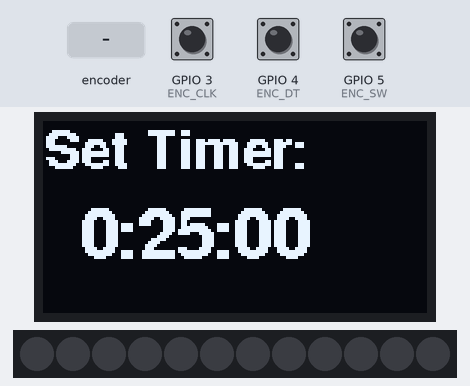
The program below on a simulated Seeed XIAO ESP32-C3. Parts: 128×64 one-colour display, 12 RGB LEDs in strip order, left to right. The test bench sets the inputs (shaded band); at power-on: GPIO 5 (ENC_SW) HIGH, GPIO 3 (ENC_CLK) HIGH, GPIO 4 (ENC_DT) HIGH. Dim RGB values are drawn brighter than linear; EEPROM starts erased; what the program prints to the serial monitor is not drawn. At 23.3 s the program puts the board to deep sleep or switches it off; the recording ends there.

Above: at 1.2 s.
1.3 s: rotary encoder on GPIO 3 (ENC_CLK) / GPIO 4 (ENC_DT) turned 1 step (first pin leading)
At 2.9 s:
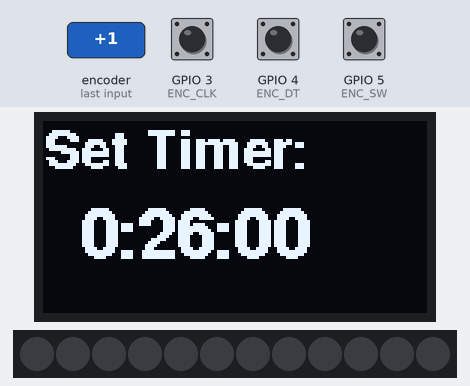
3.4 s: GPIO 5 (ENC_SW) pulled LOW for 0.15 s
At 5.4 s:
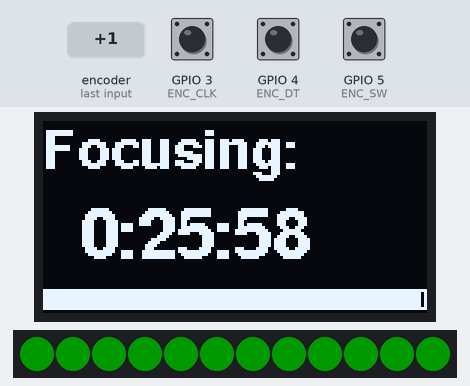
6.5 s: GPIO 5 (ENC_SW) pulled LOW for 0.15 s
At 7.6 s:
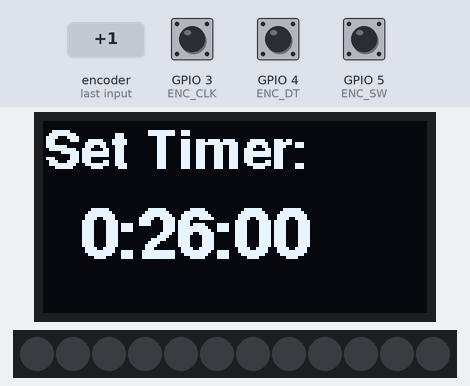
8.4 s: rotary encoder on GPIO 3 (ENC_CLK) / GPIO 4 (ENC_DT) turned 2 steps (second pin leading)
At 9.05 s:
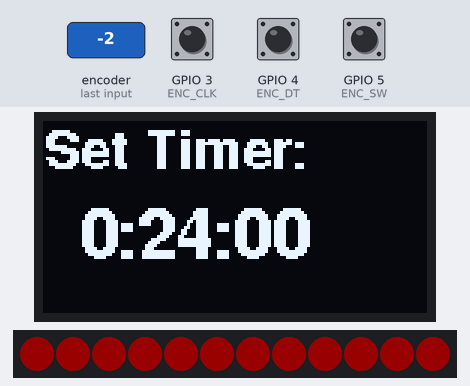
10.7 s: GPIO 5 (ENC_SW) pulled LOW for 1 s
At 12.8 s:
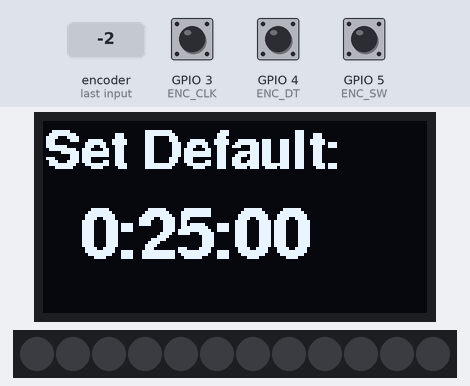
13.2 s: rotary encoder on GPIO 3 (ENC_CLK) / GPIO 4 (ENC_DT) turned 1 step (first pin leading)
At 13.75 s:
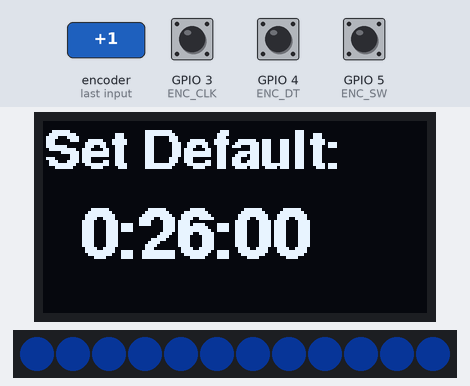
Timing chart, 0 to 16.2 s (numbered marks = the images above; inputs shaded):
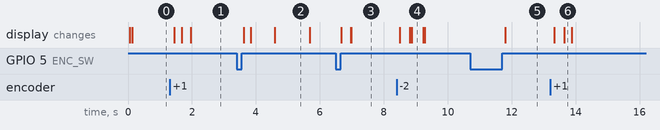

Measured:
- after the input at 1.3 s, the display: changes after 0.14 s (image 1)
- after the input at 3.4 s, the display: first changes after 0.22 s (image 2 shows a later state)
- after the input at 6.5 s, the display: first differs from a run without the input after 0.47 s (image 3 shows a later state)
- after the input at 8.4 s, the display: first changes after 0.10 s (image 4 shows a later state)
- after the input at 10.7 s, the display: changes after 1.1 s (image 5)
- after the input at 13.2 s, the display: first changes after 0.12 s (image 6 shows a later state)
- what the display in image 2 shows lasts 1.1 s, from 4.6 s to 5.7 s

The program:

main.cpp
```cpp
#include <Arduino.h>
#include <FastLED.h>
#include <Wire.h>
#include <esp_sleep.h>
#include <Preferences.h>

// ── Adafruit Display Libraries ───────────────────────────────
#include <Adafruit_GFX.h>
#include <Adafruit_SH110X.h>
#include <Fonts/FreeSansBold9pt7b.h>
#include <Fonts/FreeSansBold12pt7b.h>

// ── NeoPixel Config ──────────────────────────────────────────
#define NUM_LEDS      12
#define LED_PIN       D0
#define BRIGHTNESS    25

// ── Encoder Config ───────────────────────────────────────────
#define ENC_CLK       D1
#define ENC_DT        D2
#define ENC_SW        D3

// ── Tuning ───────────────────────────────────────────────────
#define FADE_DURATION_MS  300
#define MAX_SECONDS       14400
#define INCREMENT_SECONDS 60
#define SLEEP_TIMEOUT_MS  10000
#define LONG_PRESS_MS     800

// ── Encoder Debounce/Sensitivity ─────────────────────────────
#define PULSES_PER_ACTION 4

// ── OLED Config ──────────────────────────────────────────────
// 1.3 inch 128x64 SH1106 display
// SH1106 has 132 columns internally but displays 128.
// The Adafruit_SH1106G driver handles the 2-pixel column offset automatically.
#define SCREEN_WIDTH  128
#define SCREEN_HEIGHT 64
#define OLED_RESET    -1  // No dedicated reset pin on XIAO / QT-PY

// ── FIX: Use Adafruit_SH1106G (NOT SSD1306) for 1.3" SH1106 displays ────────
// SSD1306 driver skips the 2-pixel column offset → causes warped/stretched output
Adafruit_SH1106G display = Adafruit_SH1106G(SCREEN_WIDTH, SCREEN_HEIGHT, &Wire, OLED_RESET);

// ── State Machine ────────────────────────────────────────────
enum TimerState { SETTING, RUNNING, FINISHED, CONFIG_DEFAULT_TIME };
TimerState currentState = SETTING;

unsigned long timerStartTime   = 0;
unsigned long timerDurationMs  = 0;
unsigned long timeRemainingMs  = 0;

// Setting phase color tracking
CRGB currentSettingColor  = CRGB(0, 0, 0);
CRGB targetSettingColor   = CRGB(0, 0, 0);
unsigned long lastSettingChangeTime = 0;
int lastSettingVal = 0;

// Inactivity tracking for deep sleep
unsigned long lastActivityTime = 0;

// Non-volatile storage
Preferences preferences;
unsigned int defaultSeconds = 1500; // 25 min fallback

// RTC memory — survives deep sleep
RTC_DATA_ATTR int rtcSavedSeconds = 1500;

// ── Globals ──────────────────────────────────────────────────
CRGB leds[NUM_LEDS];

volatile bool shortPressFlag = false;
volatile bool longPressFlag  = false;
volatile int  rawPulses      = 0;
volatile int  encoderSeconds = 1500;

// Per-LED fade state
uint8_t targetBrightness[NUM_LEDS];
uint8_t currentBrightness[NUM_LEDS];
unsigned long fadeStartTime[NUM_LEDS];
uint8_t fadeStartBrightness[NUM_LEDS];

// ── Button press timestamps (set in ISR, evaluated in loop) ──
// FIX: Don't compute millis()-based duration inside ISR — millis() is unreliable
// inside interrupts on ESP32. Record timestamps only; evaluate in loop().
volatile unsigned long buttonPressStartMs   = 0;
volatile unsigned long buttonReleaseMs      = 0;
volatile bool          buttonReleaseFlag    = false;

// ── Encoder ISR ──────────────────────────────────────────────
void IRAM_ATTR onEncoderTick() {
    static uint8_t lastState = 0b11;

    uint8_t clk   = digitalRead(ENC_CLK);
    uint8_t dt    = digitalRead(ENC_DT);
    uint8_t state = (clk << 1) | dt;

    if (state == lastState) return;

    if ((lastState == 0b11 && state == 0b01) ||
        (lastState == 0b01 && state == 0b00) ||
        (lastState == 0b00 && state == 0b10) ||
        (lastState == 0b10 && state == 0b11)) {
        rawPulses++;
    } else if ((lastState == 0b11 && state == 0b10) ||
               (lastState == 0b10 && state == 0b00) ||
               (lastState == 0b00 && state == 0b01) ||
               (lastState == 0b01 && state == 0b11)) {
        rawPulses--;
    }

    lastState = state;

    if (rawPulses >= PULSES_PER_ACTION) {
        encoderSeconds += INCREMENT_SECONDS;
        rawPulses = 0;
    } else if (rawPulses <= -PULSES_PER_ACTION) {
        encoderSeconds -= INCREMENT_SECONDS;
        rawPulses = 0;
    }
}

// ── Button ISR ───────────────────────────────────────────────
// FIX: Only record timestamps here. Duration logic moved to loop().
void IRAM_ATTR onButtonStateChange() {
    bool isPressed = (digitalRead(ENC_SW) == LOW);
    if (isPressed) {
        buttonPressStartMs = millis();
    } else {
        buttonReleaseMs   = millis();
        buttonReleaseFlag = true;
    }
}

// ── Deep Sleep ───────────────────────────────────────────────
void enterDeepSleep() {
    Serial.println("Going to sleep...");

    rtcSavedSeconds = encoderSeconds; // Persist to RTC memory

    fill_solid(leds, NUM_LEDS, CRGB::Black);
    FastLED.show();

    display.clearDisplay();
    display.display();
    display.oled_command(SH110X_DISPLAYOFF);

    pinMode(ENC_SW, INPUT_PULLUP);
    esp_deep_sleep_enable_gpio_wakeup(1ULL << ENC_SW, ESP_GPIO_WAKEUP_GPIO_LOW);
    esp_deep_sleep_start();
}

// ── LED Fade Helpers ─────────────────────────────────────────
void startFade(int i, uint8_t newTarget) {
    if (targetBrightness[i] == newTarget) return;
    targetBrightness[i]    = newTarget;
    fadeStartBrightness[i] = currentBrightness[i];
    fadeStartTime[i]       = millis();
}

float easeInOut(float t) {
    return t * t * (3.0f - 2.0f * t);
}

// ── Setup ─────────────────────────────────────────────────────
void setup() {
    Serial.begin(115200);

    preferences.begin("pomodoro", false);
    defaultSeconds = preferences.getUInt("defaultSec", 1500);

    // Wait for button release before continuing (handles wake-from-sleep press)
    pinMode(ENC_SW, INPUT_PULLUP);
    while (digitalRead(ENC_SW) == LOW) {
        delay(10);
    }

    if (esp_sleep_get_wakeup_cause() == ESP_SLEEP_WAKEUP_GPIO) {
        encoderSeconds = rtcSavedSeconds;
    } else {
        encoderSeconds = defaultSeconds;
    }
    lastSettingVal = encoderSeconds;

    FastLED.addLeds<NEOPIXEL, LED_PIN>(leds, NUM_LEDS);
    FastLED.setBrightness(BRIGHTNESS);

    pinMode(ENC_CLK, INPUT_PULLUP);
    pinMode(ENC_DT,  INPUT_PULLUP);

    attachInterrupt(digitalPinToInterrupt(ENC_CLK), onEncoderTick, CHANGE);
    attachInterrupt(digitalPinToInterrupt(ENC_DT),  onEncoderTick, CHANGE);
    attachInterrupt(digitalPinToInterrupt(ENC_SW),  onButtonStateChange, CHANGE);

    // ── FIX: display.begin(addr, false) — pass false for reset ──────────────
    // With OLED_RESET = -1 (no physical reset pin), passing true triggers a
    // reset pulse on pin -1 which corrupts init and causes warped/stretched output.
    // The SH1106 needs: I2C addr 0x3C, no hardware reset.
    Wire.begin();
    Wire.setClock(400000);
    if (!display.begin(0x3C, false)) {
        Serial.println("SH1106 not found! Check wiring.");
        // Blink LED to signal error rather than hanging silently
        while (true) {
            fill_solid(leds, NUM_LEDS, CRGB::Red);
            FastLED.show();
            delay(300);
            fill_solid(leds, NUM_LEDS, CRGB::Black);
            FastLED.show();
            delay(300);
        }
    }

    display.clearDisplay();
    display.setTextColor(SH110X_WHITE);
    display.setTextWrap(false); // Prevent text wrapping at screen edge
    display.display();

    for (int i = 0; i < NUM_LEDS; i++) {
        targetBrightness[i]    = 0;
        currentBrightness[i]   = 0;
        fadeStartBrightness[i] = 0;
        fadeStartTime[i]       = 0;
    }

    lastActivityTime = millis();
}

// ── Loop ──────────────────────────────────────────────────────
void loop() {
    // ── Snapshot volatile encoder state ──
    noInterrupts();
    int val = encoderSeconds;
    interrupts();

    // ── FIX: Evaluate button duration in loop(), not in ISR ──
    bool shortPress = false;
    bool longPress  = false;

    noInterrupts();
    bool released     = buttonReleaseFlag;
    unsigned long pStart = buttonPressStartMs;
    unsigned long pEnd   = buttonReleaseMs;
    if (released) buttonReleaseFlag = false;
    interrupts();

    if (shortPressFlag) { shortPress = true; shortPressFlag = false; } // legacy path unused now
    if (longPressFlag)  { longPress  = true; longPressFlag  = false; }

    if (released && pStart > 0) {
        unsigned long duration = pEnd - pStart;
        if (duration >= LONG_PRESS_MS) {
            longPress = true;
        } else if (duration >= 50) { // 50ms debounce
            shortPress = true;
        }
    }

    // ── Activity tracking ──
    static int lastActivityVal = val;
    if (shortPress || longPress || val != lastActivityVal) {
        lastActivityTime  = millis();
        lastActivityVal   = val;
    }

    // ── Deep Sleep check ──
    if ((currentState == SETTING || currentState == FINISHED || currentState == CONFIG_DEFAULT_TIME)
        && (millis() - lastActivityTime > SLEEP_TIMEOUT_MS)) {
        enterDeepSleep();
    }

    // ── STATE: SETTING ────────────────────────────────────────
    if (currentState == SETTING) {
        // FIX: Constrain BEFORE writing back, so encoderSeconds never holds OOB value
        val = constrain(val, INCREMENT_SECONDS, MAX_SECONDS);
        noInterrupts(); encoderSeconds = val; interrupts();

        if (val > lastSettingVal) {
            targetSettingColor    = CRGB(0, 255, 0);
            lastSettingChangeTime = millis();
            for (int i = 0; i < NUM_LEDS; i++) startFade(i, 255);
        } else if (val < lastSettingVal) {
            targetSettingColor    = CRGB(255, 0, 0);
            lastSettingChangeTime = millis();
            for (int i = 0; i < NUM_LEDS; i++) startFade(i, 255);
        }
        lastSettingVal = val;

        if (millis() - lastSettingChangeTime > 300) {
            for (int i = 0; i < NUM_LEDS; i++) startFade(i, 0);
        }

        if (shortPress) {
            currentState    = RUNNING;
            timerDurationMs = (unsigned long)val * 1000UL;
            timerStartTime  = millis();
            timeRemainingMs = timerDurationMs;
        } else if (longPress) {
            currentState = CONFIG_DEFAULT_TIME;
            noInterrupts(); encoderSeconds = defaultSeconds; interrupts();
            lastSettingVal = defaultSeconds;
        }
    }
    // ── STATE: CONFIG_DEFAULT_TIME ────────────────────────────
    else if (currentState == CONFIG_DEFAULT_TIME) {
        val = constrain(val, INCREMENT_SECONDS, MAX_SECONDS);
        noInterrupts(); encoderSeconds = val; interrupts();

        if (val > lastSettingVal) {
            targetSettingColor    = CRGB(0, 100, 255);
            lastSettingChangeTime = millis();
            for (int i = 0; i < NUM_LEDS; i++) startFade(i, 255);
        } else if (val < lastSettingVal) {
            targetSettingColor    = CRGB(150, 0, 255);
            lastSettingChangeTime = millis();
            for (int i = 0; i < NUM_LEDS; i++) startFade(i, 255);
        }
        lastSettingVal = val;

        if (millis() - lastSettingChangeTime > 300) {
            for (int i = 0; i < NUM_LEDS; i++) startFade(i, 0);
        }

        if (shortPress || longPress) {
            defaultSeconds = val;
            preferences.putUInt("defaultSec", defaultSeconds);

            currentState = SETTING;
            noInterrupts(); encoderSeconds = defaultSeconds; interrupts();
            lastSettingVal = defaultSeconds;
        }
    }
    // ── STATE: RUNNING ────────────────────────────────────────
    else if (currentState == RUNNING) {
        if (shortPress) {
            currentState = SETTING;
            lastActivityTime = millis();
            noInterrupts(); encoderSeconds = val; interrupts();
        } else {
            unsigned long elapsed = millis() - timerStartTime;
            if (elapsed >= timerDurationMs) {
                currentState   = FINISHED;
                timerStartTime = millis();
                lastActivityTime = millis();
            } else {
                timeRemainingMs = timerDurationMs - elapsed;
            }
        }
    }
    // ── STATE: FINISHED ───────────────────────────────────────
    else if (currentState == FINISHED) {
        if (shortPress || longPress) {
            currentState = SETTING;
            lastActivityTime = millis();
        }
    }

    // ── LED TARGET LOGIC ──────────────────────────────────────
    if (currentState != SETTING && currentState != CONFIG_DEFAULT_TIME) {
        int litLeds = 0;
        if (currentState == RUNNING) {
            litLeds = (int)((timeRemainingMs * NUM_LEDS + timerDurationMs - 1) / timerDurationMs);
        }

        for (int i = 0; i < NUM_LEDS; i++) {
            uint8_t desired = 0;
            if (currentState == FINISHED) {
                desired = ((millis() - timerStartTime) % 1000 < 500) ? 255 : 0;
            } else if (currentState == RUNNING) {
                desired = (i < litLeds) ? 255 : 0;
            }
            startFade(i, desired);
        }
    }

    // ── SMOOTH COLOR BLEND ────────────────────────────────────
    nblend(currentSettingColor, targetSettingColor, 25);

    // ── FADE EXECUTION & COLOR MAPPING ───────────────────────
    unsigned long now = millis();
    for (int i = 0; i < NUM_LEDS; i++) {
        if (currentBrightness[i] != targetBrightness[i]) {
            unsigned long elapsed = now - fadeStartTime[i];
            if (elapsed >= FADE_DURATION_MS) {
                currentBrightness[i] = targetBrightness[i];
            } else {
                float t     = (float)elapsed / (float)FADE_DURATION_MS;
                float eased = easeInOut(t);
                currentBrightness[i] = (uint8_t)(
                    fadeStartBrightness[i] + eased * ((int)targetBrightness[i] - (int)fadeStartBrightness[i])
                );
            }
        }

        if (currentState == SETTING || currentState == CONFIG_DEFAULT_TIME) {
            leds[i] = CRGB(
                (currentSettingColor.r * currentBrightness[i]) / 255,
                (currentSettingColor.g * currentBrightness[i]) / 255,
                (currentSettingColor.b * currentBrightness[i]) / 255
            );
        } else if (currentState == RUNNING) {
            leds[i] = CRGB(0, currentBrightness[i], 0);
        } else {
            leds[i] = CRGB(currentBrightness[i], 0, 0);
        }
    }

    FastLED.show();

    // ── OLED UPDATE (~10 FPS) ─────────────────────────────────
    static unsigned long lastPrint = 0;
    if (now - lastPrint >= 100) {
        display.clearDisplay();

        char timeBuf[16];

        if (currentState == SETTING || currentState == CONFIG_DEFAULT_TIME) {
            display.setFont(&FreeSansBold9pt7b);
            display.setCursor(0, 15); // Adafruit custom fonts draw from BASELINE
            if (currentState == CONFIG_DEFAULT_TIME) {
                display.print("Set Default:");
            } else {
                display.print("Set Timer:");
            }

            int h = val / 3600;
            int m = (val % 3600) / 60;
            int s = val % 60;

            display.setFont(&FreeSansBold12pt7b);
            sprintf(timeBuf, "%d:%02d:%02d", h, m, s);
            display.setCursor(12, 45);
            display.print(timeBuf);
        }
        else if (currentState == RUNNING) {
            display.setFont(&FreeSansBold9pt7b);
            display.setCursor(0, 15);
            display.print("Focusing:");

            unsigned long secsRemaining = timeRemainingMs / 1000;
            int h = secsRemaining / 3600;
            int m = (secsRemaining % 3600) / 60;
            int s = secsRemaining % 60;

            display.setFont(&FreeSansBold12pt7b);
            sprintf(timeBuf, "%d:%02d:%02d", h, m, s);
            display.setCursor(12, 45);
            display.print(timeBuf);

            // Progress bar — drains left-to-right as time elapses
            int barWidth = (int)map(timeRemainingMs, 0, timerDurationMs, 0, 126);
            barWidth = constrain(barWidth, 0, 126);
            display.drawRect(0, 56, 128, 7, SH110X_WHITE);  // Outline
            display.fillRect(1, 57, barWidth, 5, SH110X_WHITE); // Inner fill
        }
        else if (currentState == FINISHED) {
            display.setFont(&FreeSansBold12pt7b);
            display.setCursor(8, 35);
            display.print("TIME'S UP!");
        }

        display.display();
        lastPrint = now;
    }

    delay(10);
}
```
